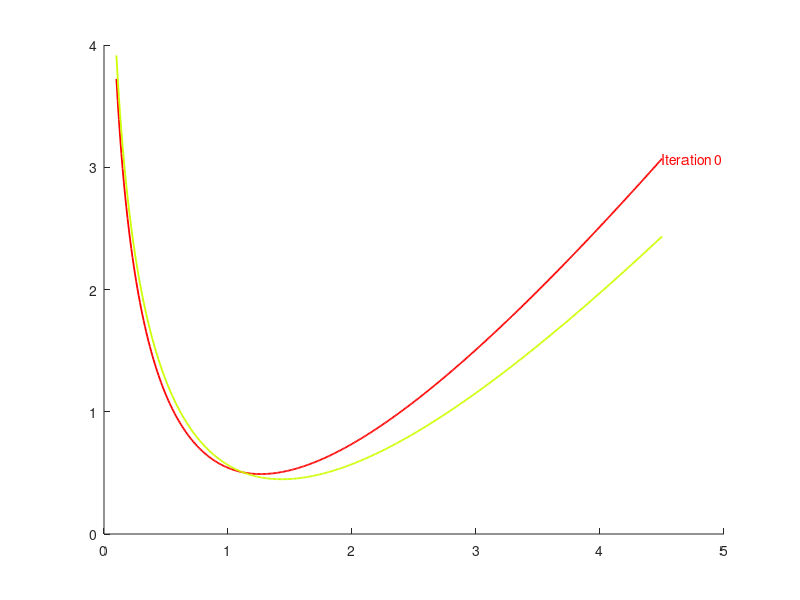

The MATLAB script that drew this image: (Note: this script raises an error after producing the figure.)
set(0, 'DefaultLineLineWidth', 1.3);
m = 10;
mean_x = 2;
theta_0 = 1;
theta = theta_0;
num_iterations = 4;

L_func = log(exp(theta_0)-1) - mean_x*log(theta_0);

theta_range = 0.1:0.01:4.5;
L_func_plot = log(exp(theta_range)-1) - mean_x*log(theta_range);
surr_func = log(exp(theta_0)-1)+ (exp(theta_0)/(exp(theta_0)-1))*(theta_range - theta_0) - mean_x*log(theta_range);

cmap= hsv(num_iterations+1);
figure;

hold on;
plot(theta_range, surr_func, 'Color',cmap(1,:))
text(theta_range(end), surr_func(end),"Iteration 0",'Color', cmap(1,:));
hold on;


for i = 1:num_iterations
    theta(i+1) = (exp(theta(i))-1)*mean_x/exp(theta(i));
    L_func(i+1) = log(exp(theta(i+1))-1) - mean_x*log(theta(i+1));
    surr_func = log(exp(theta(i+1))-1)+ (exp(theta(i+1))/(exp(theta(i+1))-1))*(theta_range - theta(i+1)) - mean_x*log(theta_range);
    plot(theta_range, surr_func, 'Color',cmap(i+1,:))
    hold on;
    if i == num_iterations
        text(theta_range(end), surr_func(end)-0.045,"Iteration "+ num2str(i),'Color',cmap(i+1,:));
    else
        text(theta_range(end), surr_func(end),"Iteration "+ num2str(i),'Color',cmap(i+1,:));
    end
    xlim([0,4.8])
    plot(theta(i+1),L_func(i+1),'bo', 'MarkerFaceColor','b')
    hold on
end
plot(theta_range, L_func_plot, 'k')
text(theta_range(end), L_func_plot(end),"L(\theta)",'Color','k');
% legend('L(\theta)', 'Iteration 0', 'Iteration 1', 'Iteration 2', 'Iteration 3', 'Iteration 4', 'Iteration 5', 'Iteration 6', 'Iteration 7', 'Iteration 8', 'Iteration 9', 'Iteration 10', 'Iteration 11', 'Iteration 12', 'Iteration 13')
plot(theta(1),L_func(1),'bo', 'MarkerFaceColor','b')
hold on
for i = 1:num_iterations
    plot(theta(i+1),L_func(i+1),'bo', 'MarkerFaceColor','b')
    hold on
end
xlabel('\theta')
title('L(\theta) and Surrogate Function for 4 Iterations')
grid on
hold off
my_arr = cat(1, cat(1,(0:num_iterations), theta),L_func)';



